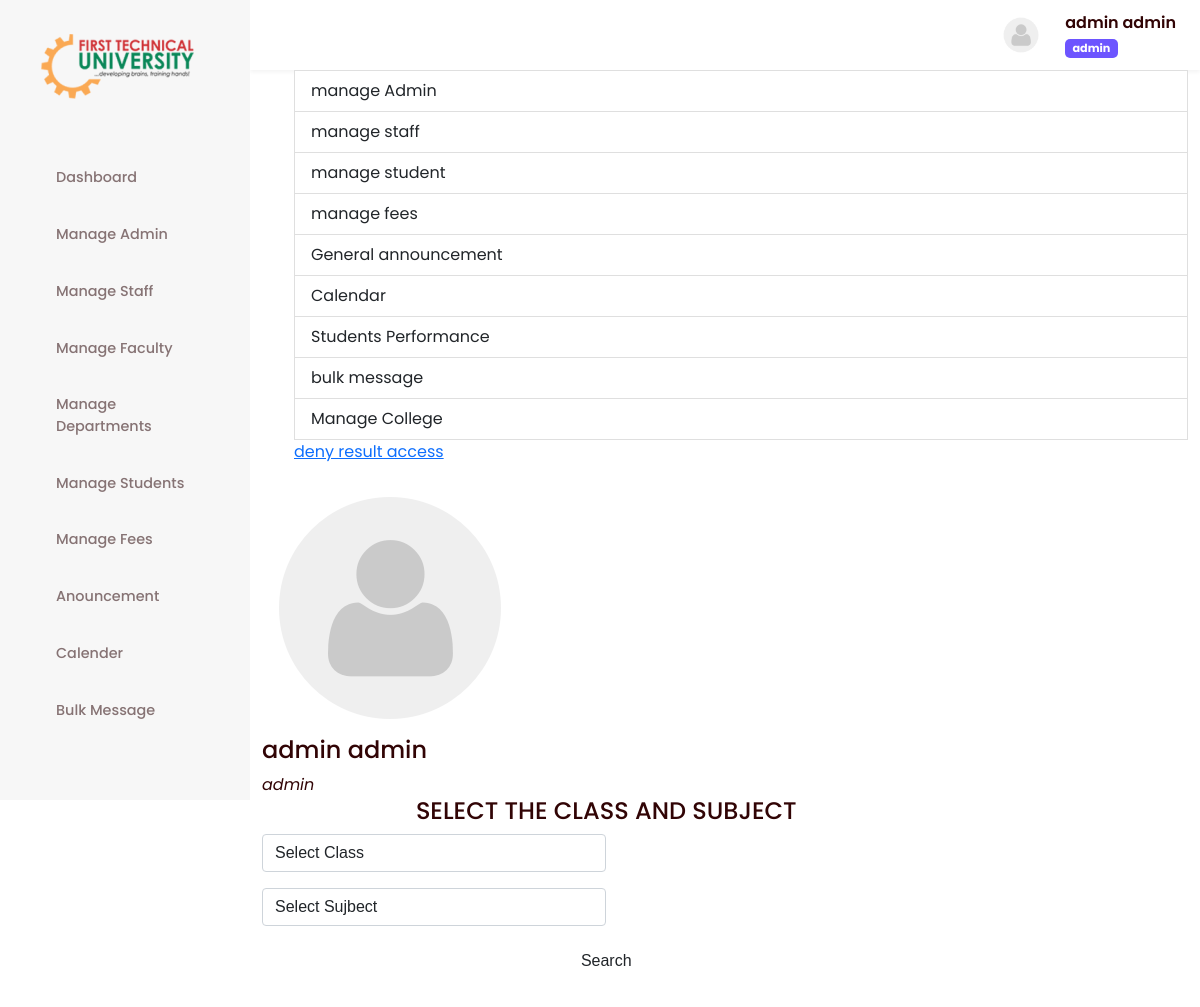
Screenshot of /admin/vet.php (signed in) with the database file from the repository.
### tables this page shows
CREATE TABLE `admin_function` (
  `sn` int(11) NOT NULL,
  `function` varchar(70) NOT NULL,
  `link` text NOT NULL,
  `status` int(11) NOT NULL
);

### admin/header.php (called while the page is built, shortened)
<?php include("../conn.php") ?>
<?php session_start();
$users = $_SESSION['users'];
$s1 = mysqli_query($con, "SELECT * FROM admin where username = '$users'");
$sh1 = mysqli_fetch_array($s1);
$name1 = $sh1['fname'] . " " . $sh1['lname'];
$img = $sh1['picture'];
if ($img == "") {
    $img2 = "passport/default.png";
} else {
    $img2 = $img;
}
$role = "admin";
?>
<?php include("../extras/header.php") ?>

### admin/vet.php (the view, shortened to what this page needs)
<?php include("header.php") ?>
<div class="container-fluid main-container">
	<div class="row main">
		<?php
		include("linkpanel.php") ?>
		<div class="col-sm-9 panel-container">
			<div class="panel panel-default">
				<div class="panel-heading" id="p_heading">
					<?php
					$users = $_SESSION['users'];
					$s1  = mysqli_query($con,"SELECT * FROM admin where username = '$users'");
					$sh1 = mysqli_fetch_array($s1);
					$name1 = $sh1['fname']." ".$sh1['lname'];
					$img = $sh1['picture'];
					$position = $sh1['position'];
					if($img==""){
						$img2 = "passport/default.png";
					}
					else{
						$img2 = $img;
					}
					?>
					<img src="<?php echo $img2 ?>" id="imgs" class="img-responsive">
					<h4><?php echo $name1 ?></h4>
					<i><?php echo $position ?></i>
				</div>
				<div class="panel-body">
					<div class="thumbnail">
						<h4 class="text-center">SELECT THE CLASS AND SUBJECT</h4>
						<div class="row">
							<form method="POST">
						<div class="col-lg-6 form-group" >
							<select name="class" class="form-control clas" required>
								<option value="">Select Class</option>
							</select>
						</div>
						<div class="col-lg-6 form-group" >
									<div id="content-x">
										<select class="form-control">
											<option value="">Select Sujbect</option>
										</select>
									</div>
						</div>
						<p class="text-center"><button class="btn" type="submit" name="submit" >Search</button></p>
					</form>
					</div>
			</div>
		</div>
		</div>
	</div>
</div>
</div>

### extras/body.php (shortened to what this page needs)
<body>
    <main id="super-box">
        <?php include("navbar.php") ?>
        <section class="viewbox">
            <div class="viewbox-nav">
                <div id="droppy" class="dropdown">
                    <div class="profile-bar dropdown-toggle" type="button" id="dropdownMenuButton1"
                        data-bs-toggle="dropdown" aria-expanded="false">
                        <div class="image">
                            <img src="<?= $img2 ?>" alt="">
                        </div>
                        <div class="content">
                            <p>
                                <?= $name1 ?>
                            </p>
                            <span class="badge bg-secondary"><?= $role ?></span>
                        </div>
                    </div>
                </div>
            </div>

### admin/linkpanel.php (shortened to what this page needs)
<?php
$users = $_SESSION['users'];
$s1  = mysqli_query($con,"SELECT * FROM admin where username = '$users'");
$s2 = mysqli_fetch_array($s1);
$position = $s2['position'];
?>
<div class="">
	<ul>
		<?php
		if($position == 'admin'){
			$get_function = mysqli_query($con,"SELECT * FROM admin_function ");
			while($show_function = mysqli_fetch_array($get_function)){
				$function = $show_function['link'];
				echo $function;
			}
			$sql1 = mysqli_query($con,"SELECT * FROM result_access");
			$sql2 = mysqli_fetch_array($sql1);
			$status = $sql2['status'];
			if($status==1){
				echo "<a class='' href='resaccess.php'><span class='glyphicon glyphicon-remove'></span> <span>deny result access</span></a>";
			}
			else{
				echo "<a class=''  href='resaccess.php'><span class='glyphicon glyphicon-ok'></span> <span>Allow result access</span></a>";
			}
		}
		?>
		</ul>
	</div>

### assets/css/style.css (style rules this page uses)
body { font-family: 'Poppins', sans-serif !important; color: #310405 !important; }
p { margin-bottom: 0 !important; }
.panel-body { margin-bottom: 1.5rem; }
.panel-body .thumbnail { margin-bottom: 4rem; }
.form-group { margin-bottom: 1rem; }
#super-box { display: flex; align-items: flex-start; min-height: 100vh; width: 100%; overflow-x: hidden; background-color: white; position: relative; }
#super-box nav, #super-box section.viewbox { min-height: 100vh; transition: .3s; overflow: hidden; }
#super-box .viewbox { width: calc(100% - 250px); margin-left: 250px; }
.viewbox .viewbox-nav, .viewbox .viewbox-content { padding: .7rem 1.5rem; }
.viewbox .viewbox-nav { display: flex; align-items: center; box-shadow: 0px 2px 4px rgba(0, 0, 0, 0.05); }
.viewbox .viewbox-nav .profile-bar { display: flex; align-content: center; }
.viewbox .viewbox-nav .profile-bar .content p { margin-bottom: .3rem; font-weight: 600; }
.viewbox .viewbox-nav .profile-bar .content span { font-size: .7rem !important; background: #6D55FF !important; border-radius: 5px; }
.viewbox .viewbox-nav .profile-bar .image { width: 40px; height: 100%; overflow: hidden; display: flex; align-items: center; justify-content: center; margin: auto 0; margin-right: 1.5rem; }
.viewbox .viewbox-nav .profile-bar .image img { width: 40px; height: 40px; border-radius: 50%; display: block; margin: 0 auto; }
#droppy .profile-bar::after { opacity: 0; display: none; }

### rows the page displays
admin_function: link "manage Admin"
admin_function: link "manage staff"
admin_function: link "manage student"
admin_function: link "manage fees"
admin_function: link "General announcement"
admin_function: link "Calendar"
admin_function: link "Students Performance"
admin_function: link "bulk message"
admin_function: link "Manage College"

### other values shown
$item['name'] "Dashboard"
$item['name'] "Manage Admin"
$item['name'] "Manage Staff"
$item['name'] "Manage Faculty"
$item['name'] "Manage Departments"
$item['name'] "Manage Students"
$item['name'] "Manage Fees"
$item['name'] "Anouncement"
$item['name'] "Calender"
$item['name'] "Bulk Message"
$name1 "admin admin"
$role "admin"
$position "admin"
